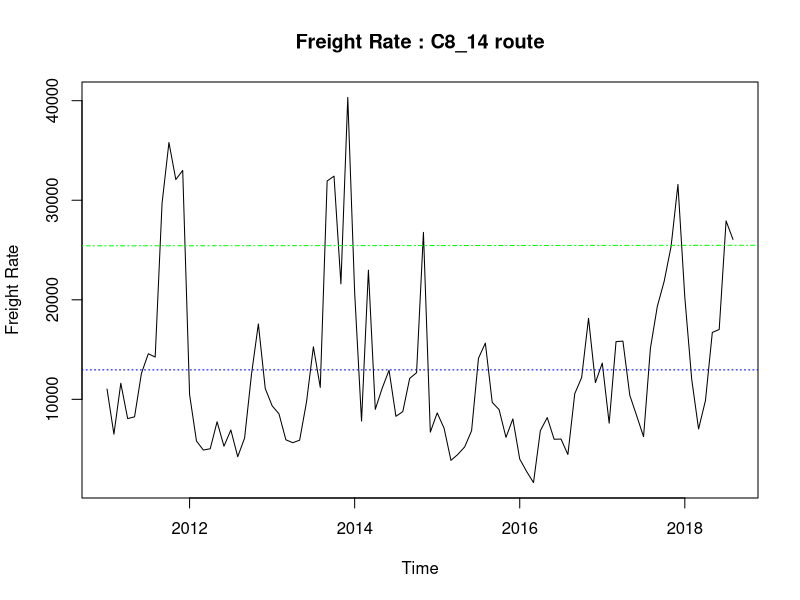
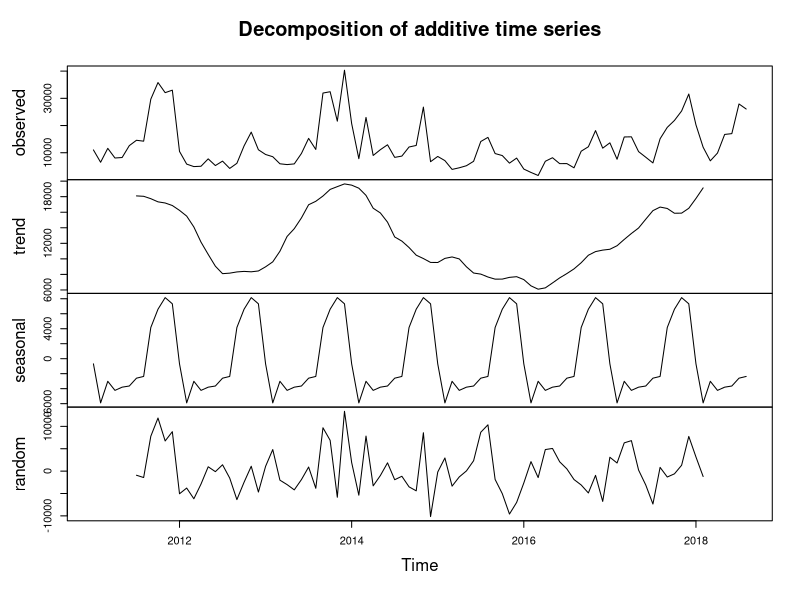
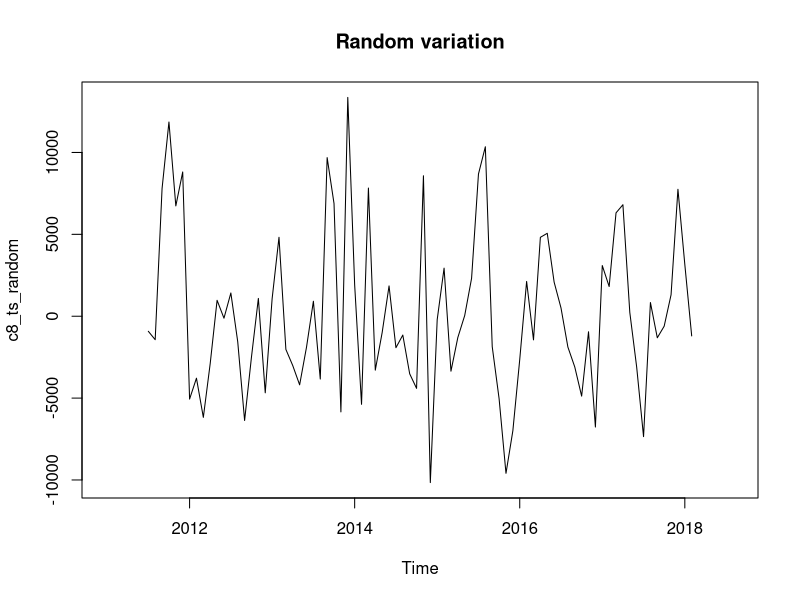
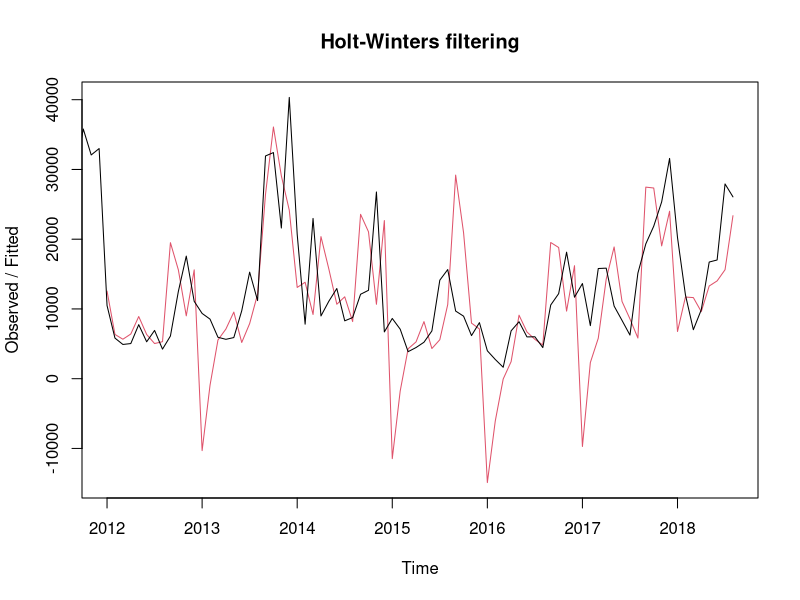
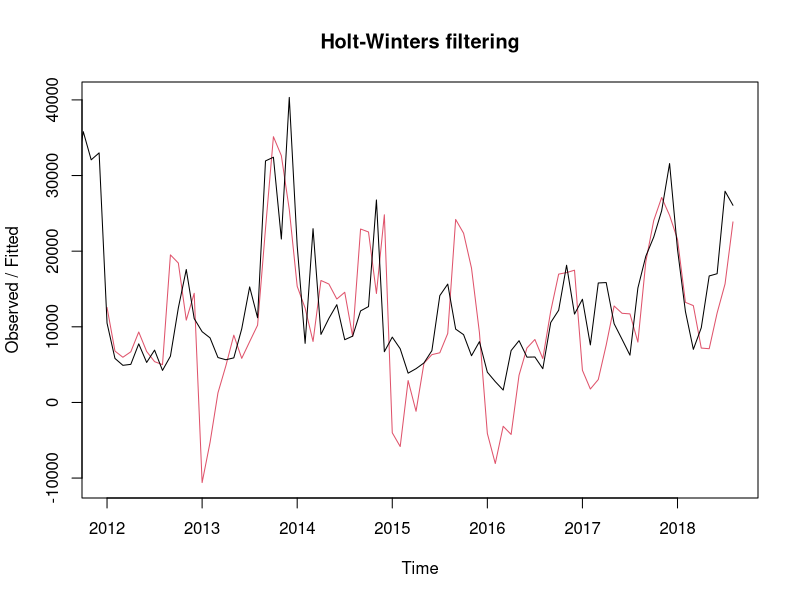
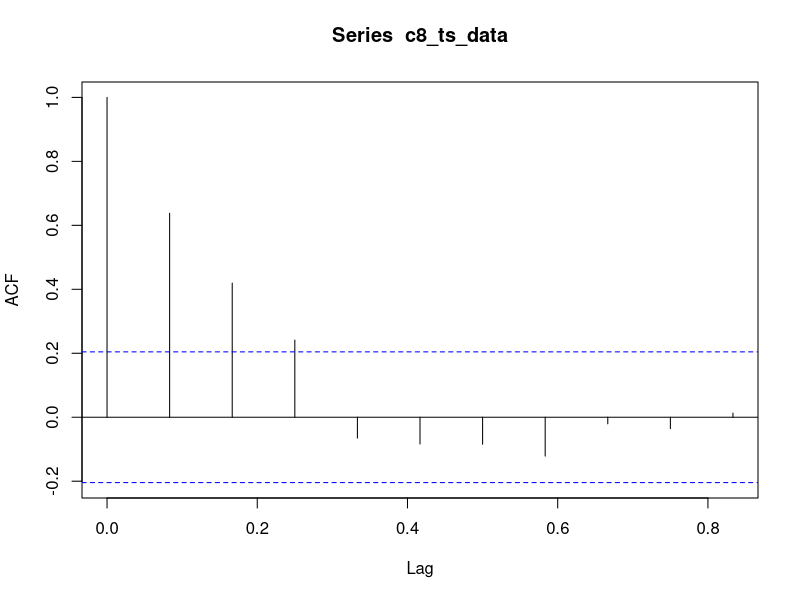
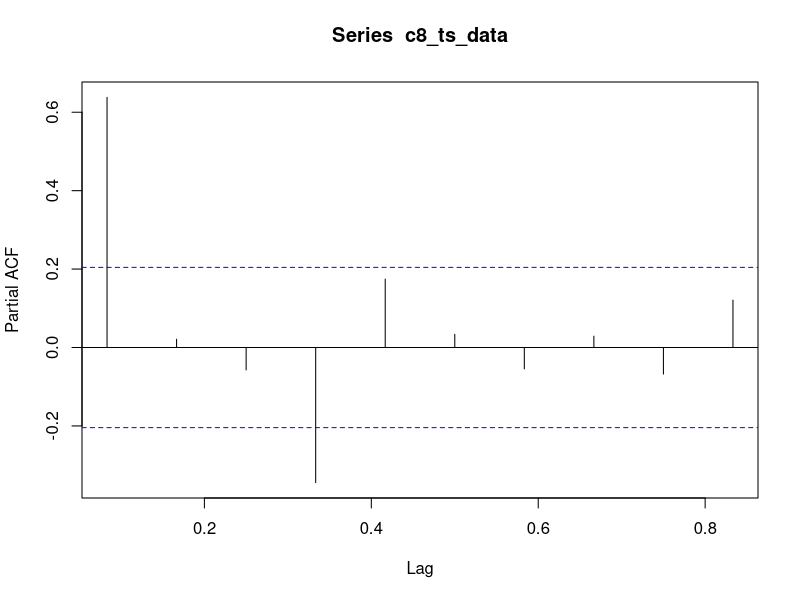
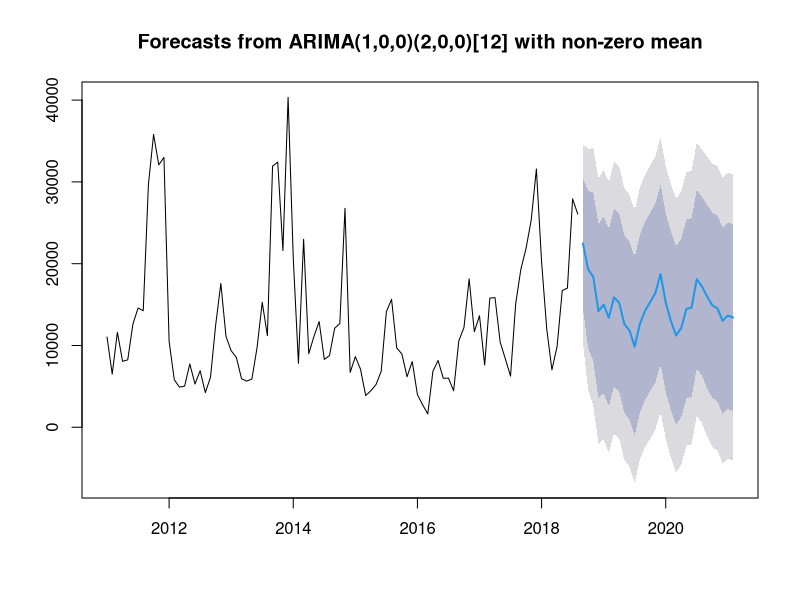

These figures' R source, in order:
## ---- chunk 1
knitr::opts_chunk$set(echo = TRUE)
library(forecast)
## ---- chunk 2
# C8 historical data
c8_raw_data <- read.csv(file="c8_rates.csv", stringsAsFactors = FALSE)
head(c8_raw_data)
## ---- chunk 3
c8_ts_data <- ts(c8_raw_data$c8_14, frequency=12, start=c(2011,1))
c8_ts_data
## ---- chunk 4
plot.ts(c8_ts_data, axes=TRUE, ylab="Freight Rate", main="Freight Rate : C8_14 route")

# Plot the mean value
mean_y <- mean(c8_ts_data)
abline(h=mean_y, lt=21, col='blue')

# plot the regression line
linearFit <- tslm(c8_ts_data ~ trend + season)
abline(linearFit, lt=22, col='green')

## ---- chunk 5
c8_ts_components <- decompose(c8_ts_data)
plot(c8_ts_components)
## ---- chunk 6
c8_ts_random <- c8_ts_data - c8_ts_components$seasonal - c8_ts_components$trend
plot(c8_ts_random, main="Random variation")

trend <- c8_ts_components$trend
seasonaity <- c8_ts_components$seasonal
random <- c8_ts_data - c8_ts_components$seasonal - c8_ts_components$trend

ds <- data.frame(c8_ts_data, trend, seasonaity, random)

write.csv2(file = "tscomponents.csv", ds)

## ---- chunk 7

c8_18_Forecast_1 <- HoltWinters(c8_ts_data, beta = 0, gamma = 0)  #simple exponential smoothing
plot(c8_18_Forecast_1)

c8_18_Forecast_2 <- HoltWinters(c8_ts_data)                       #triple exponential smoothing
plot(c8_18_Forecast_2)
## ---- chunk 8
acf(c8_ts_data, lag.max=10)  
pacf(c8_ts_data, lag.max=10)
## ---- chunk 9
c8_arima_model <- auto.arima(c8_ts_data)
c8_arima_model
## ---- chunk 10
fcast <- forecast(c8_arima_model, h=30)
plot(fcast)

